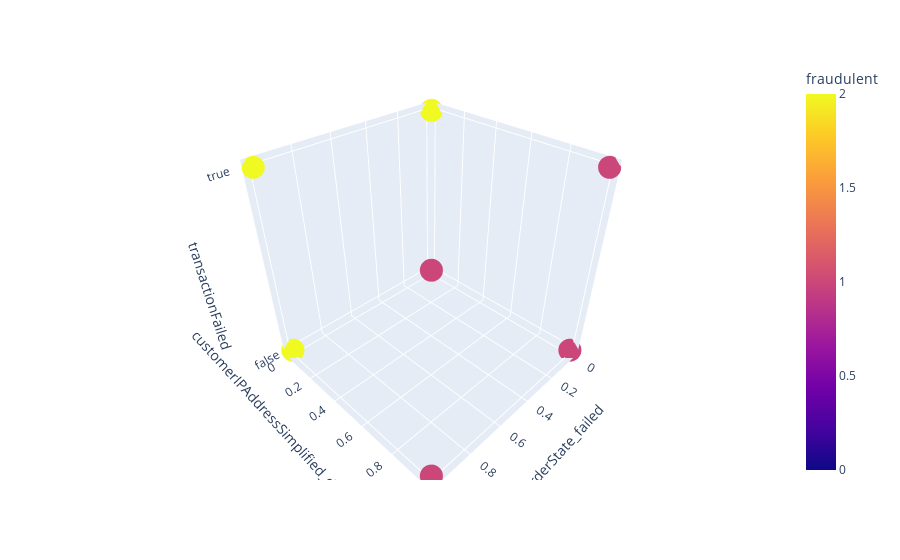

Here is the notebook cell this chart was saved with:
### Code cell
# Scatter 3D

# Consideren x='orderState_failed', y='customerIPAddressSimplified_digits_and_letters', z='transactionFailed', color='fraudulent'

# Selección de variables

d2=filter_data[['orderState_failed', 'customerIPAddressSimplified_digits_and_letters','transactionFailed','fraudulent']]

# Usamos la maravilla de plotly
import plotly.express as px

fig = px.scatter_3d(d2, x='orderState_failed', y='customerIPAddressSimplified_digits_and_letters', z='transactionFailed', color='fraudulent')
fig.show()

### Figure 1 — Plotly figure (JSON) as saved in the notebook; plotly's stock layout.template omitted (floating-point values rounded to 4 significant figures; data arrays with more than 128 entries replaced by an {"elided": "..."} marker saying what was removed)
{"data": [{"hovertemplate": "orderState_failed=%{x}<br>customerIPAddressSimplified_digits_and_letters=%{y}<br>transactionFailed=%{z}<br>fraudulent=%{marker.color}<extra></extra>", "legendgroup": "", "marker": {"color": {"elided": "622 int values"}, "coloraxis": "coloraxis", "symbol": "circle"}, "mode": "markers", "name": "", "scene": "scene", "showlegend": false, "type": "scatter3d", "x": {"elided": "622 int values"}, "y": {"elided": "622 int values"}, "z": {"elided": "622 bool values"}}], "layout": {"coloraxis": {"colorbar": {"title": {"text": "fraudulent"}}, "colorscale": [[0, "#0d0887"], [0.1111, "#46039f"], [0.2222, "#7201a8"], [0.3333, "#9c179e"], [0.4444, "#bd3786"], [0.5556, "#d8576b"], [0.6667, "#ed7953"], [0.7778, "#fb9f3a"], [0.8889, "#fdca26"], [1, "#f0f921"]]}, "legend": {"tracegroupgap": 0}, "margin": {"t": 60}, "scene": {"domain": {"x": [0, 1], "y": [0, 1]}, "xaxis": {"title": {"text": "orderState_failed"}}, "yaxis": {"title": {"text": "customerIPAddressSimplified_digits_and_letters"}}, "zaxis": {"title": {"text": "transactionFailed"}}}}}
